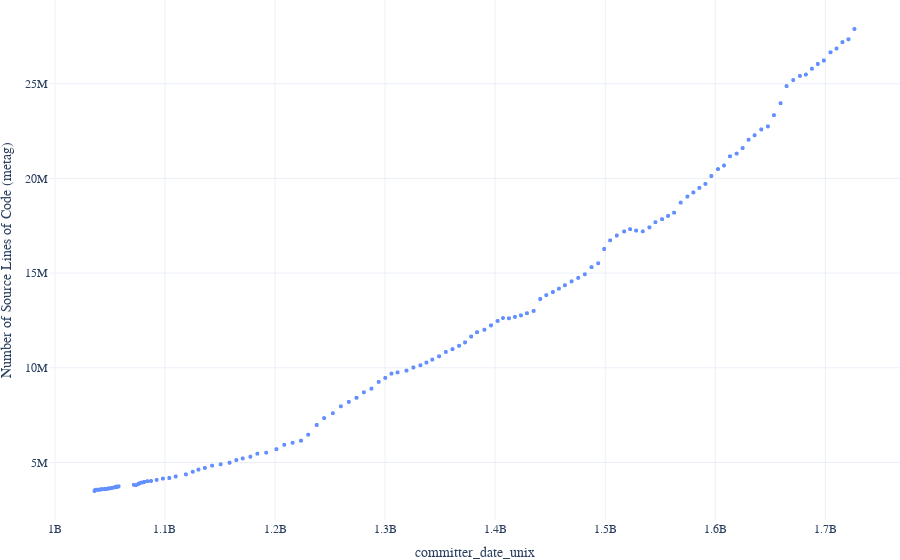

Notebook source saved alongside this figure:
### Code cell
from plotly.offline import plot
from plotly.graph_objs import Scatter
# source lines of code
def sloc(trendline=None):
    return px.scatter(
        linux_dfs.df_kconfig,
        x='committer_date_unix',
        y='source_lines_of_code',
        labels={'source_lines_of_code': f'Number of Source Lines of Code ({arch})', 'committer_date': 'Year'},
        hover_data=['revision'],
    )


fig = sloc()
style_scatter(fig)
show(fig)

### Figure 1 — Plotly figure (JSON) as saved in the notebook; plotly's stock layout.template omitted (floating-point values rounded to 4 significant figures; data arrays with more than 128 entries replaced by an {"elided": "..."} marker saying what was removed)
{"data": [{"customdata": {"elided": "6618x1 str values"}, "hovertemplate": "committer_date_unix=%{x}<br>Number of Source Lines of Code (metag)=%{y}<br>revision=%{customdata[0]}<extra></extra>", "legendgroup": "", "marker": {"color": "#648FFF", "size": 4, "symbol": "circle"}, "mode": "markers", "name": "", "showlegend": false, "type": "scattergl", "x": {"elided": "6618 int values"}, "xaxis": "x", "y": {"elided": "6618 int values"}, "yaxis": "y"}], "layout": {"font": {"family": "Linux Biolinum"}, "legend": {"tracegroupgap": 0, "x": 0.01, "xanchor": "left", "y": 0.98, "yanchor": "top"}, "margin": {"b": 0, "l": 0, "r": 0, "t": 0}, "xaxis": {"anchor": "y", "domain": [0, 1], "title": {"text": "committer_date_unix"}}, "yaxis": {"anchor": "x", "domain": [0, 1], "title": {"text": "Number of Source Lines of Code (metag)"}}}}
